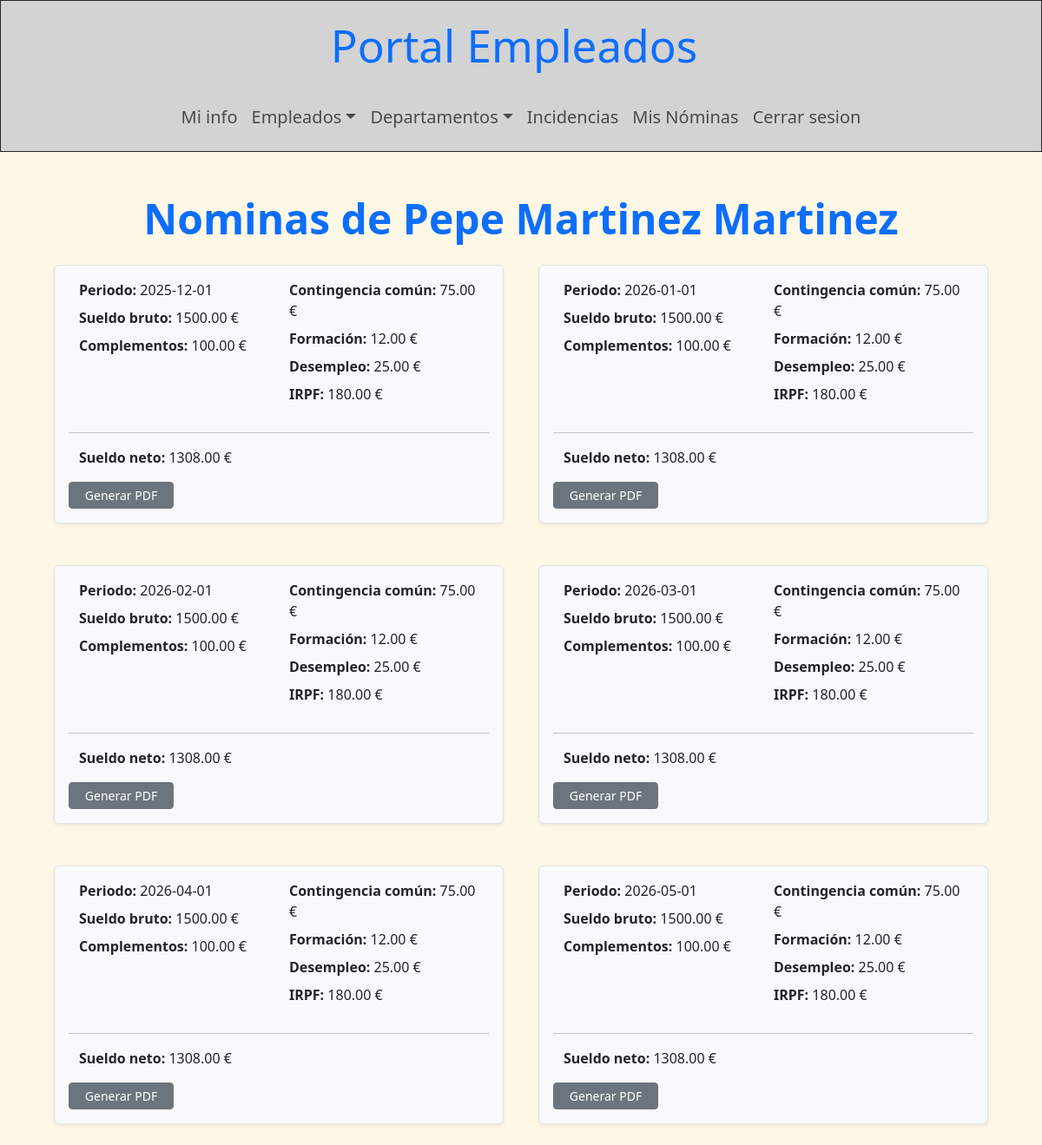
The app's page /portalEmpleo/front/paginas/mis_nominas.php (signed in) with its own data.
### tables this page shows
CREATE TABLE `empleados` (
  `cod_empleado` int(11) NOT NULL,
  `dni` varchar(9) NOT NULL,
  `nombre` varchar(50) NOT NULL,
  `apellidos` varchar(80) NOT NULL,
  `telefono_personal` varchar(20) NOT NULL,
  `gmail_contacto` varchar(50) NOT NULL,
  `gmail_empresarial` varchar(50) NOT NULL,
  `puesto` varchar(50) NOT NULL,
  `estado` enum('activo','de baja','despedido') DEFAULT 'activo',
  `rol` enum('normal','jefe','admin') DEFAULT 'admin',
  `password_hash` varchar(255) NOT NULL,
  `foto` varchar(70) DEFAULT NULL,
  `cod_departamento` int(11) DEFAULT NULL
);

CREATE TABLE `nominas` (
  `cod_nomina` int(11) NOT NULL,
  `cod_empleado` int(11) NOT NULL,
  `periodo` date NOT NULL,
  `sueldo_base` decimal(10,2) NOT NULL,
  `complementos` decimal(10,2) NOT NULL DEFAULT 0.00,
  `cont_comun` decimal(10,2) NOT NULL DEFAULT 0.00,
  `formacion` decimal(10,2) NOT NULL DEFAULT 0.00,
  `desempleo` decimal(10,2) NOT NULL DEFAULT 0.00,
  `irpf` decimal(10,2) NOT NULL DEFAULT 0.00,
  `total` decimal(10,2) NOT NULL
);

### portalEmpleo/back/auth/sesion.php (called while the page is built, shortened)
<?php
    $id_sesion_usuario = $_SESSION['id_usuario'];
?>

### portalEmpleo/front/paginas/mis_nominas.php (the view, shortened to what this page needs)
<!DOCTYPE html>
<html lang="es">
<head>
    <link rel="stylesheet" href="../css/bootstrap.min.css">
</head>
<body class='fondo-web'>
        <?php
            try {
                require_once("../../back/auth/sesion.php");
                require("plantillas/barras_nav.php");
            } catch (\Throwable $th) {
                echo "No se pudo acceder a los archivos auxiliares";
            }
            try {
                $conexion = mysqli_connect($servidor, $usuario, $contra, $bbdd);
                mysqli_set_charset($conexion, "utf8mb4");
                $consulta1 = mysqli_query($conexion, "SELECT * FROM empleados WHERE cod_empleado = ".$id_sesion_usuario);
                $usuario = mysqli_fetch_array($consulta1);
        echo "<header>";
                if ($usuario['rol'] == "admin") {
                    echo $barra_admin;
                } else if ($usuario['rol'] == "jefe") {
                    echo $barra_jefe;
                } else if ($usuario['rol'] == "normal") {
                    echo $barra_normal;
                }
        echo "</header>";
        echo "<main>";
                echo "<h2 class='text-center mt-5 mb-4 titulo-mediano fw-bold'>Nominas de ".$usuario['nombre']." ".$usuario['apellidos']."</h2>";
                $consulta2 = mysqli_query($conexion, "SELECT * FROM nominas WHERE cod_empleado = ".$id_sesion_usuario);
                echo "<div class='row justify-content-right container mx-auto g-4'>";
                    while ($nomina_usuario = mysqli_fetch_array($consulta2)) {
                        echo "<div class='col-md-6 col-sm-12'>";
                            echo "<section class='border rounded p-3 mb-4 shadow-sm bg-light row mx-2'>";
                                echo "<div class='col-md-6 col-sm-12 mb-4'>";
                                    echo "<p class='mb-2'><strong>Periodo:</strong> ".$nomina_usuario['periodo']." </p>";
                                    echo "<p class='mb-2'><strong>Sueldo bruto:</strong> ".$nomina_usuario['sueldo_base']." €</p>";
                                    echo "<p class='mb-2'><strong>Complementos:</strong> ".$nomina_usuario['complementos']." €</p>";
                                echo "</div>";
                                echo "<div class='col-md-6 col-sm-12 mb-4'>";
                                    echo "<p class='mb-2'><strong>Contingencia común:</strong> ".$nomina_usuario['cont_comun']." €</p>";
                                    echo "<p class='mb-2'><strong>Formación:</strong> ".$nomina_usuario['formacion']." €</p>";
                                    echo "<p class='mb-2'><strong>Desempleo:</strong> ".$nomina_usuario['desempleo']." €</p>";
                                    echo "<p class='mb-2'><strong>IRPF:</strong> ".$nomina_usuario['irpf']." €</p>";
                                echo "</div>";
                                echo "<hr>";
                                echo "<p class='mb-3'><strong>Sueldo neto: </strong>".$nomina_usuario['total']." €</p>";
                                echo "<a href='generar_nomina.php?cod_nomina=".$nomina_usuario['cod_nomina']."' class='btn btn-sm btn-secondary w-25'>Generar PDF</a>";
                            echo "</section>";
                        echo "</div>";
                    }
                echo "</div>";
        echo "</main>";
        } catch (mysqli_sql_exception $sql) {
            echo "No se pudo acceder a la bbdd: $sql";
        }
        ?>
</body>
</html>

### records on screen
empleados: nombre "Pepe", apellidos "Martinez Martinez"
nominas: periodo "2025-12-01", sueldo_base "1500.00", complementos "100.00", cont_comun "75.00", formacion "12.00", desempleo "25.00", irpf "180.00", total "1308.00"
nominas: periodo "2026-01-01", sueldo_base "1500.00", complementos "100.00", cont_comun "75.00", formacion "12.00", desempleo "25.00", irpf "180.00", total "1308.00"
nominas: periodo "2026-02-01", sueldo_base "1500.00", complementos "100.00", cont_comun "75.00", formacion "12.00", desempleo "25.00", irpf "180.00", total "1308.00"
nominas: periodo "2026-03-01", sueldo_base "1500.00", complementos "100.00", cont_comun "75.00", formacion "12.00", desempleo "25.00", irpf "180.00", total "1308.00"
nominas: periodo "2026-04-01", sueldo_base "1500.00", complementos "100.00", cont_comun "75.00", formacion "12.00", desempleo "25.00", irpf "180.00", total "1308.00"
nominas: periodo "2026-05-01", sueldo_base "1500.00", complementos "100.00", cont_comun "75.00", formacion "12.00", desempleo "25.00", irpf "180.00", total "1308.00"
